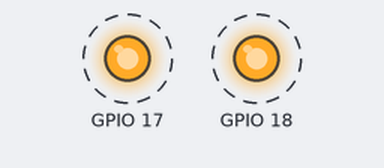
The program below on a simulated Raspberry Pi (BCM pin numbers). Shown: output pins drawn as LEDs (lit = HIGH). Dashed ring = blinking. What the program prints to the terminal is not drawn.

Above: at 0.5 s.
Timing chart, 0 to 4.6 s (numbered marks = the images above):
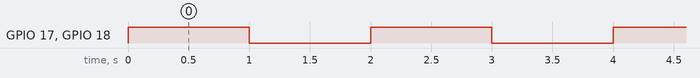

The program:

LED.py
```python
import RPi.GPIO as GPIO
import time

GPIO.setmode(GPIO.BCM)
GPIO.setwarnings(False)
GPIO.setup(18, GPIO.OUT)
GPIO.setup(17, GPIO.OUT)

while True:
	print "LED on"
	GPIO.output(18, GPIO.HIGH)
	GPIO.output(17, GPIO.HIGH)
	time.sleep(1)
	print "LED off"
	GPIO.output(18, GPIO.LOW)
	GPIO.output(17, GPIO.LOW)
	time.sleep(1)
```

Measured:
- by itself, GPIO 17, GPIO 18: alternates HIGH for 1.0 s and LOW for 1.0 s
